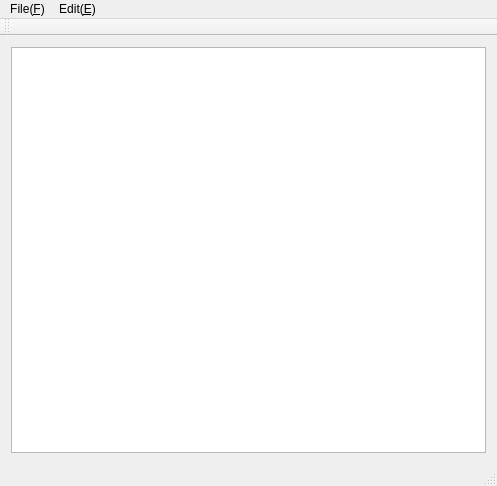
<?xml version="1.0" encoding="UTF-8"?>
<ui version="4.0">
 <class>MainWindow</class>
 <widget class="QMainWindow" name="MainWindow">
  <property name="geometry">
   <rect>
    <x>0</x>
    <y>0</y>
    <width>497</width>
    <height>486</height>
   </rect>
  </property>
  <property name="windowTitle">
   <string>MainWindow</string>
  </property>
  <widget class="QWidget" name="centralWidget">
   <layout class="QVBoxLayout" name="verticalLayout">
    <item>
     <widget class="QTextEdit" name="textEdit"/>
    </item>
   </layout>
  </widget>
  <widget class="QMenuBar" name="menuBar">
   <property name="geometry">
    <rect>
     <x>0</x>
     <y>0</y>
     <width>497</width>
     <height>25</height>
    </rect>
   </property>
   <widget class="QMenu" name="menuFile_F">
    <property name="title">
     <string>File(&amp;F)</string>
    </property>
    <addaction name="actionNew_N"/>
    <addaction name="actionOpen_O"/>
    <addaction name="actionSave_S"/>
    <addaction name="separator"/>
    <addaction name="actionQuit_Q"/>
   </widget>
   <widget class="QMenu" name="menuEdit_E">
    <property name="title">
     <string>Edit(&amp;E)</string>
    </property>
   </widget>
   <addaction name="menuFile_F"/>
   <addaction name="menuEdit_E"/>
  </widget>
  <widget class="QToolBar" name="mainToolBar">
   <attribute name="toolBarArea">
    <enum>TopToolBarArea</enum>
   </attribute>
   <attribute name="toolBarBreak">
    <bool>false</bool>
   </attribute>
  </widget>
  <widget class="QStatusBar" name="statusBar"/>
  <action name="actionOpen_O">
   <property name="text">
    <string>Open(&amp;O)</string>
   </property>
  </action>
  <action name="actionSave_S">
   <property name="text">
    <string>Save(&amp;S)</string>
   </property>
  </action>
  <action name="actionQuit_Q">
   <property name="text">
    <string>Quit(&amp;Q)</string>
   </property>
  </action>
  <action name="actionNew_N">
   <property name="text">
    <string>New(&amp;N)</string>
   </property>
  </action>
 </widget>
 <layoutdefault spacing="6" margin="11"/>
 <resources/>
 <connections/>
</ui>
